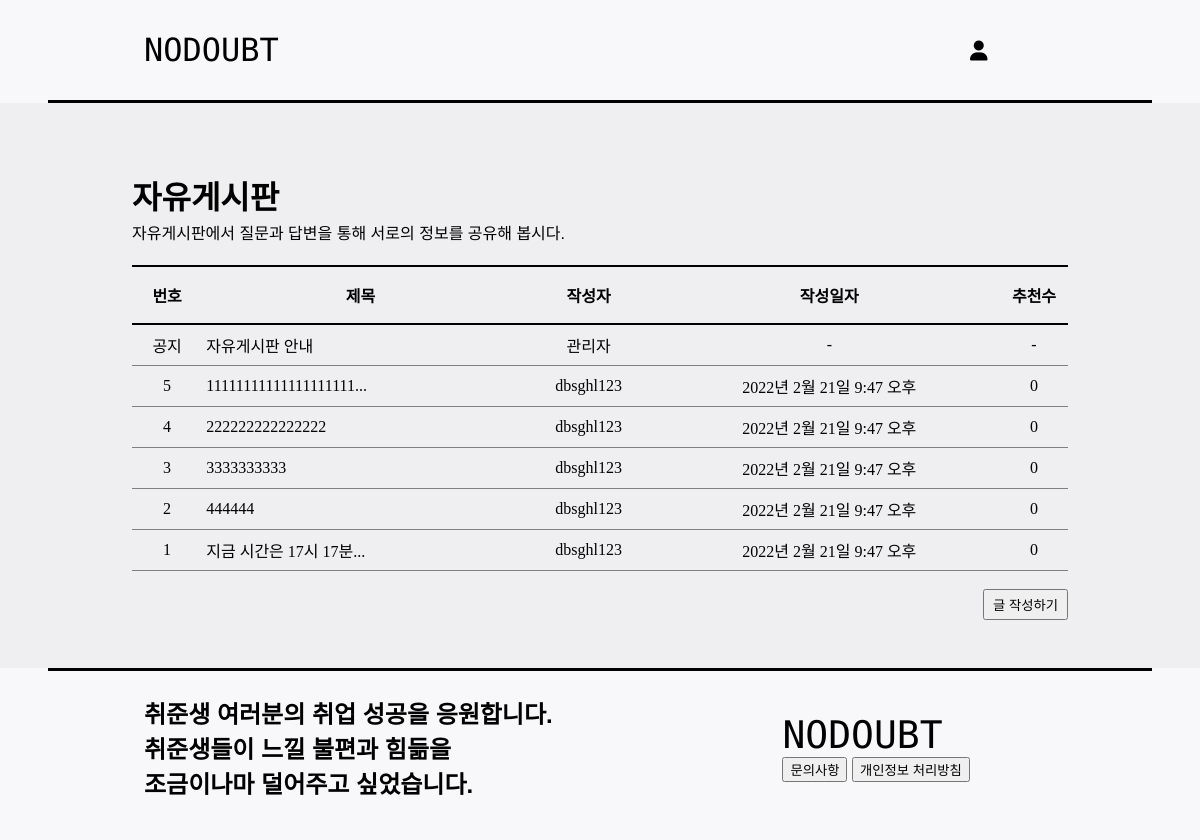
The app's page /board/, older data.
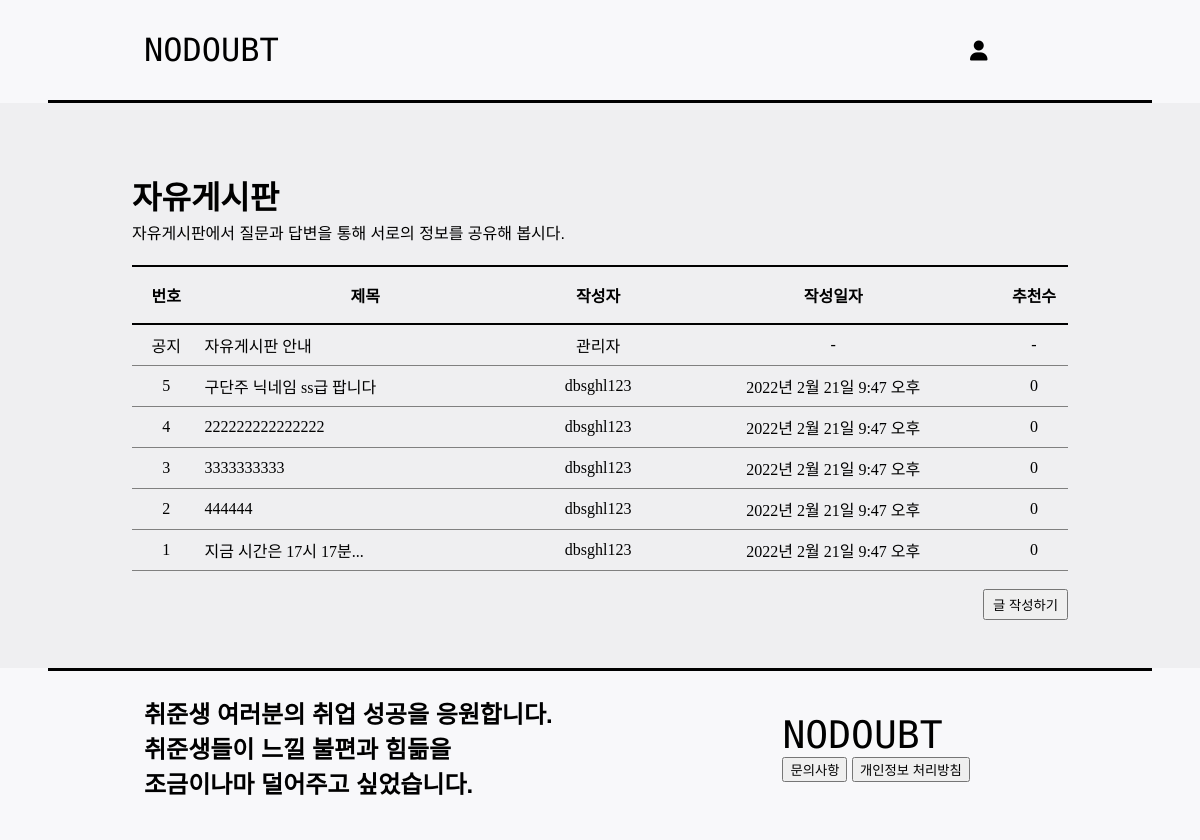
The same page, newer data.
### main/models.py (models this page shows, shortened)
class Board(models.Model):
    id = models.AutoField(primary_key=True)
    title = models.CharField(max_length=100)
    writer = models.ForeignKey(User, on_delete=models.CASCADE)
    body = models.TextField()
    image = models.ImageField(upload_to = "board/", blank=True, null=True)
    board_like_user_set = models.ManyToManyField(User, blank=True, related_name='board_likes_user_set', through='Board_Like')
    created_at = models.DateTimeField(auto_now_add=True)
    updated_at = models.DateTimeField(auto_now=True)
    @property
    def board_like_count(self):
        return self.board_like_user_set.count()
    def title_summary(self):
        if(len(self.title) > 20):
            return self.title[:20] + "..."
        else:
            return self.title

### main/views.py (the view)
# urls.py: path('board/',views.board, name="board"),
def board(request):
    boards = Board.objects.all().order_by('-created_at')
    return render(request, 'main/board.html', {'boards': boards})

### main/templates/main/board.html
{% extends 'base.html' %}
{% load static %}
{% block content%}
<div id="board">
    <h1 id="board_title">자유게시판</h1>
    <h4 id="board_subtitle">자유게시판에서 질문과 답변을 통해 서로의 정보를 공유해 봅시다.</h4>
    <table id="board_table">
        <thead id="board_table_head">
            <tr>
                <th id="board_table_head_number" class="board_table_heads">번호</th>
                <th id="board_table_head_title" class="board_table_heads">제목</th>
                <th id="board_table_head_writer" class="board_table_heads">작성자</th>
                <th id="board_table_head_pubdate" class="board_table_heads">작성일자</th>
                <th id="board_table_head_like" class="board_table_heads">추천수</th>
            </tr>
        </thead>
        <tbody id="board_table_body">
            <tr id="board_table_body_content">
                <td id="board_table_body_number" class="board_table_bodies">공지</td>
                <td id="board_table_body_title" class="board_table_bodies"><a href="{% url 'main:board_notice' %}">자유게시판 안내</a></td>
                <td id="board_table_body_writer" class="board_table_bodies">관리자</td>
                <td id="board_table_body_pubdate" class="board_table_bodies">-</td>
                <td id="board_table_body_like" class="board_table_bodies">-</td>
            </tr>
            {% for board in boards %}
            <tr id="board_table_body_content">
                <td id="board_table_body_number" class="board_table_bodies">{{forloop.revcounter}}</td>
                <td id="board_table_body_title" class="board_table_bodies"><a href="{% url 'main:board_detail' board.id %}">{{board.title_summary}}</a></td>
                <td id="board_table_body_writer" class="board_table_bodies">{{board.writer}}</td>
                <td id="board_table_body_pubdate" class="board_table_bodies">{{board.created_at}}</td>
                <td id="board_table_body_like" class="board_table_bodies">{{board.board_like_count}}</td>
            </tr>
            {% endfor %}
        </tbody>
    </table>
    <br>
    <button id="board_create_button" onclick="location.href = '{% url 'main:board_new' %}'">글 작성하기</button>
</div>
{% endblock %}

### nodoubt/templates/base.html (shortened to what this page needs)
<!DOCTYPE html>
{% load static %}
<html lang="en">
<head>
    <link rel="stylesheet" href="{% static 'css/version1.css' %}" media="screen and (min-width:1398px)"/>
    <link rel="stylesheet" href="{% static 'css/version2.css' %}" media="screen and (min-width:1024px) and (max-width:1397px)"/>
    <link rel="stylesheet" href="{% static 'css/version3.css' %}" media="screen and (min-width:768px) and (max-width:1023px)"/>
    <link rel="stylesheet" href="{% static 'css/version4.css' %}" media="screen and (min-width:601px) and (max-width:767px)"/>
    <link rel="stylesheet" href="{% static 'css/version5.css' %}" media="screen and (min-width:425px) and (max-width:600px)"/>
    <link rel="stylesheet" href="{% static 'css/version6.css' %}" media="screen and (min-width:375px) and (max-width:424px)"/>
    <link rel="stylesheet" href="{% static 'css/version7.css' %}" media="screen and (max-width:374px)"/>
    <link rel="stylesheet" href="{% static 'css/animation.css' %}"/>
</head>
<body>
    {% include 'shared/navbar.html' %}
    {% block content %}
    {% endblock %}
    {% include 'shared/footer.html' %}
</body>
</html>

### nodoubt/templates/shared/navbar.html (shortened to what this page needs)
{% load static %}
<div class="menu">
    <div class="menu_form menu_company">
        <a href="{% url 'main:showmain' %}">NODOUBT</a>
    </div>
    <div class="menu_form menu_right">
        <div class="dropdown dropdown_left">
            <i class="fas fa-user fa-lg dropbtn"></i>
        </div>
    </div>
</div>

### nodoubt/templates/shared/footer.html
<div class="footer">
    <div class="footer_letter">
        <h1 id="footer_content">취준생 여러분의 취업 성공을 응원합니다.</h1>
        <h1 id="footer_content">취준생들이 느낄 불편과 힘듦을</h1>
        <h1 id="footer_content">조금이나마 덜어주고 싶었습니다.</h1>
    </div>
    <div id="footer_link">
        <div>
            <a id="footer_company" href="{% url 'main:showmain' %}">NODOUBT</a>
        </div>
        <a href="{% url 'main:feedback' %}"><button>문의사항</button></a>
        <a href="{% url 'main:letter' %}"><button>개인정보 처리방침</button></a>
    </div>
</div>

### nodoubt/static/css/version1.css (style rules this page uses)
html { background-color: rgb(248,248,250); }
body { margin: 0; }
a { text-decoration: none; color: black; }
.menu { display: flex; border-bottom: 3px solid black; height: 100px; justify-content: space-between; align-items: center; padding: 0% 12%; margin: 0% 4%; font-family: 'Noto Sans KR', sans-serif; animation: goOpacityUp 2s ease-in-out; }
.menu_company { font-size: 36px; font-family: 'Monoton', sans-serif; width: 170px; }
.menu_right { display: flex; width: 170px; }
.dropbtn { padding: 16px; font-size: 16px; }
.dropdown { position: relative; display: inline-block; }
.dropdown_left { margin-left: 40%; }
.footer { display: flex; margin: 0% 4%; padding: 2% 12%; border-top: 3px solid black; font-family: 'Noto Sans KR', sans-serif; }
.footer_letter { width: 70%; }
#footer_company { font-family: 'Monoton', sans-serif; font-size: 48px; }
#footer_content { font-size: 28px; font-weight: 700; margin-top: -18px; }
#footer_content:first-child { margin-top: 0px; }
#footer_link { width: 30%; padding-top: 20px; }
#board { padding: 4% 12%; background-color: rgba(155, 155, 155, 0.1); }
#board_title { font-family: 'Noto Sans KR', sans-serif; }
#board_subtitle { margin-top: -20px; font-family: 'Noto Sans KR', sans-serif; font-weight: lighter; }
#board_table { width: 100%; border-collapse: collapse; }
.board_table_heads { padding: 16px 4px; border-top: 2px solid black; border-bottom: 2px solid black; }
#board_table_body_content { border-bottom: 1px solid gray; padding: 10px 5px; }
.board_table_bodies { padding: 8px 4px; }
#board_table_body_number { text-align: center; }
#board_table_body_writer { text-align: center; }
#board_table_body_pubdate { text-align: center; }
#board_table_body_like { width: 60px; text-align: center; }
#board_create_button { padding: 4px 8px; display: flex; margin-left: auto; }

### nodoubt/static/css/version2.css (style rules this page uses)
html { background-color: rgb(248,248,250); }
body { margin: 0; }
a { text-decoration: none; color: black; }
.menu { display: flex; border-bottom: 3px solid black; height: 100px; justify-content: space-between; align-items: center; padding: 0% 8%; margin: 0% 4%; animation: goOpacityUp 2s ease-in-out; }
.menu_company { font-size: 32px; font-family: 'Monoton', sans-serif; width: 170px; }
.menu_right { display: flex; width: 170px; }
.dropbtn { padding: 16px; font-size: 16px; }
.dropdown { position: relative; display: inline-block; }
.dropdown_left { margin-left: 40%; }
.footer { display: flex; margin: 0% 4%; padding: 2% 8%; border-top: 3px solid black; font-family: 'Noto Sans KR', sans-serif; }
.footer_letter { width: 70%; }
#footer_company { font-family: 'Monoton', sans-serif; font-size: 38px; }
#footer_content { font-size: 24px; font-weight: 700; margin-top: -16px; }
#footer_content:first-child { margin-top: 0px; }
#footer_link { width: 30%; padding-top: 18px; }
#board { padding: 4% 11%; background-color: rgba(155, 155, 155, 0.1); }
#board_title { font-family: 'Noto Sans KR', sans-serif; }
#board_subtitle { margin-top: -20px; font-family: 'Noto Sans KR', sans-serif; font-weight: lighter; }
#board_table { width: 100%; border-collapse: collapse; }
.board_table_heads { padding: 16px 4px; border-top: 2px solid black; border-bottom: 2px solid black; }
#board_table_body_content { border-bottom: 1px solid gray; padding: 10px 5px; }
.board_table_bodies { padding: 8px 4px; }
#board_table_body_number { text-align: center; }
#board_table_body_writer { text-align: center; }
#board_table_body_pubdate { text-align: center; }
#board_table_body_like { width: 60px; text-align: center; }
#board_create_button { padding: 4px 8px; display: flex; margin-left: auto; }

Row changes from the older to the newer data that the page shows:
changed Board: title_summary "11111111111111111111..." → "구단주 닉네임 ss급 팝니다"
